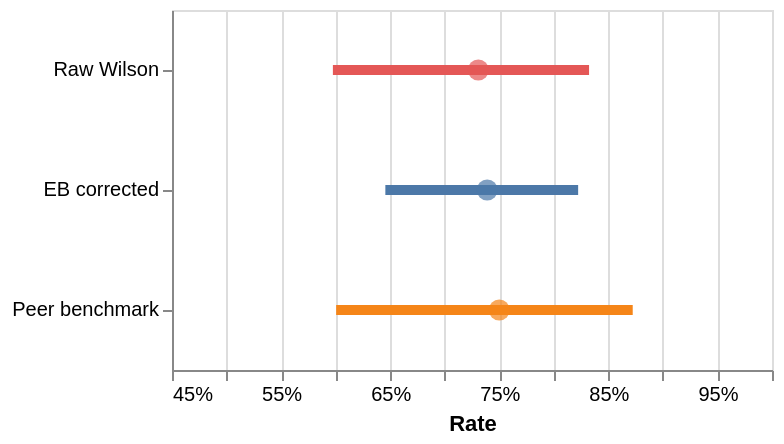

Notebook cell for this chart:
### Code cell
interval_data = pd.DataFrame([
    ["Raw Wilson", manual_raw, manual_wilson_low, manual_wilson_high],
    ["EB corrected", manual_corrected, manual_corrected_low, manual_corrected_high],
    ["Peer benchmark", adjusted_peer_mean, manual_benchmark_low, manual_benchmark_high],
], columns=["estimate", "point", "low", "high"])

interval_rules = alt.Chart(interval_data).mark_rule(strokeWidth=5).encode(
    x=alt.X("low:Q", title="Rate", axis=alt.Axis(format=".0%"), scale=alt.Scale(domain=[0.45, 1.0])),
    x2="high:Q",
    y=alt.Y("estimate:N", title=None, sort=["Raw Wilson", "EB corrected", "Peer benchmark"]),
    color=alt.Color("estimate:N", legend=None, scale=alt.Scale(scheme="tableau10")),
    tooltip=["estimate", alt.Tooltip("low:Q", format=".2%"),
             alt.Tooltip("point:Q", format=".2%"), alt.Tooltip("high:Q", format=".2%")],
)
interval_points = alt.Chart(interval_data).mark_point(filled=True, size=110).encode(
    x="point:Q", y=alt.Y("estimate:N", sort=["Raw Wilson", "EB corrected", "Peer benchmark"]),
    color=alt.Color("estimate:N", legend=None, scale=alt.Scale(scheme="tableau10")),
)
(interval_rules + interval_points).properties(height=180)

### Figure 1 — Vega-Lite specification as saved in the notebook (floating-point values rounded to 4 significant figures)
{"config": {"view": {"continuousWidth": 300, "continuousHeight": 300}}, "layer": [{"mark": {"type": "rule", "strokeWidth": 5}, "encoding": {"color": {"field": "estimate", "legend": null, "scale": {"scheme": "tableau10"}, "type": "nominal"}, "tooltip": [{"field": "estimate", "type": "nominal"}, {"field": "low", "format": ".2%", "type": "quantitative"}, {"field": "point", "format": ".2%", "type": "quantitative"}, {"field": "high", "format": ".2%", "type": "quantitative"}], "x": {"axis": {"format": ".0%"}, "field": "low", "scale": {"domain": [0.45, 1.0]}, "title": "Rate", "type": "quantitative"}, "x2": {"field": "high"}, "y": {"field": "estimate", "sort": ["Raw Wilson", "EB corrected", "Peer benchmark"], "title": null, "type": "nominal"}}}, {"mark": {"type": "point", "filled": true, "size": 110}, "encoding": {"color": {"field": "estimate", "legend": null, "scale": {"scheme": "tableau10"}, "type": "nominal"}, "x": {"field": "point", "type": "quantitative"}, "y": {"field": "estimate", "sort": ["Raw Wilson", "EB corrected", "Peer benchmark"], "type": "nominal"}}}], "data": {"name": "data-f7f15e46fad39353893d4a896d618a84"}, "height": 180, "$schema": "https://vega.github.io/schema/vega-lite/v5.20.1.json", "datasets": {"data-f7f15e46fad39353893d4a896d618a84": [{"estimate": "Raw Wilson", "point": 0.7308, "low": 0.5975, "high": 0.8323}, {"estimate": "EB corrected", "point": 0.739, "low": 0.6456, "high": 0.8223}, {"estimate": "Peer benchmark", "point": 0.75, "low": 0.6005, "high": 0.8723}]}}
